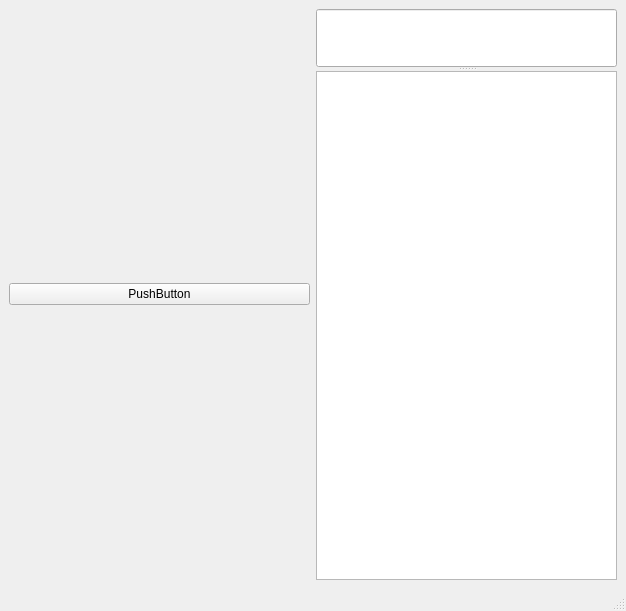
<?xml version="1.0" encoding="UTF-8"?>
<ui version="4.0">
 <class>MainWindow</class>
 <widget class="QMainWindow" name="MainWindow">
  <property name="geometry">
   <rect>
    <x>0</x>
    <y>0</y>
    <width>626</width>
    <height>611</height>
   </rect>
  </property>
  <property name="windowTitle">
   <string>MainWindow</string>
  </property>
  <widget class="QWidget" name="centralwidget">
   <layout class="QVBoxLayout" name="verticalLayout">
    <item>
     <layout class="QHBoxLayout" name="horizontalLayout">
      <item>
       <widget class="QPushButton" name="pushButton">
        <property name="text">
         <string>PushButton</string>
        </property>
       </widget>
      </item>
      <item>
       <widget class="QSplitter" name="splitter">
        <property name="orientation">
         <enum>Qt::Vertical</enum>
        </property>
        <widget class="QLineEdit" name="lineEdit"/>
        <widget class="QTextBrowser" name="textBrowser"/>
       </widget>
      </item>
     </layout>
    </item>
   </layout>
  </widget>
  <widget class="QMenuBar" name="menubar">
   <property name="geometry">
    <rect>
     <x>0</x>
     <y>0</y>
     <width>626</width>
     <height>27</height>
    </rect>
   </property>
  </widget>
  <widget class="QStatusBar" name="statusbar"/>
 </widget>
 <resources/>
 <connections/>
</ui>
